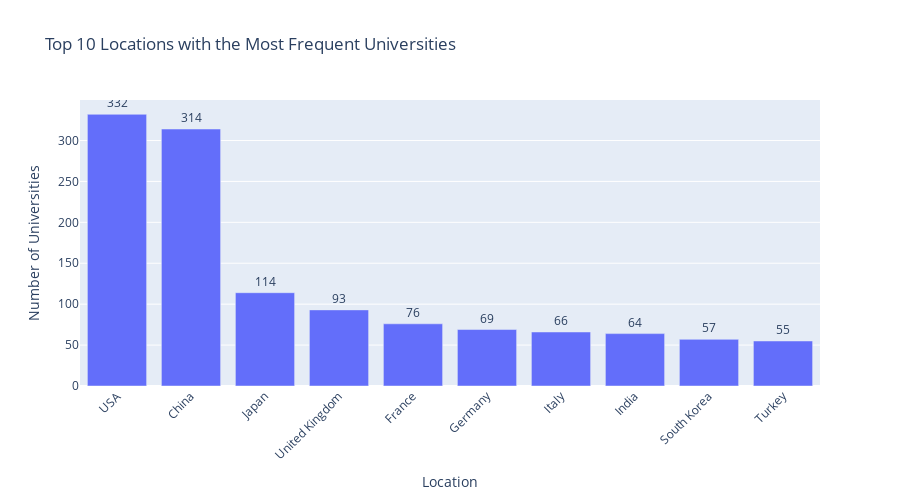

Notebook source saved alongside this figure:
### Markdown cell above
#### I. Categorical Variables:

we’ll use frequency table to understand distribution of each category
- Bar Chart (Ordinal) - Orderd
- Pie Chart (Nominal) - non Orderd

### Code cell
top_locations = df['Location'].value_counts()[:10]

# Create a DataFrame from the value counts
top_locations_df = top_locations.reset_index()
top_locations_df.columns = ['Location', 'Number of Universities']

# Create bar plot using Plotly Express
fig = px.bar(top_locations_df, x='Location', y='Number of Universities', 
             title='Top 10 Locations with the Most Frequent Universities',
             labels={'Location': 'Location', 'Number of Universities': 'Number of Universities'},
             text='Number of Universities',  # Text to display above each bar
             height=500)

# Rotate x-axis labels for better readability
fig.update_layout(xaxis_tickangle=-45)

# Adjust text position
fig.update_traces(textposition='outside')

# Show plot
fig.show()

### Figure 1 — Plotly figure (JSON) as saved in the notebook; plotly's stock layout.template omitted (floating-point values rounded to 4 significant figures)
{"data": [{"alignmentgroup": "True", "hovertemplate": "Location=%{x}<br>Number of Universities=%{text}<extra></extra>", "legendgroup": "", "marker": {"color": "#636efa", "pattern": {"shape": ""}}, "name": "", "offsetgroup": "", "orientation": "v", "showlegend": false, "text": [332, 314, 114, 93, 76, 69, 66, 64, 57, 55], "textposition": "outside", "type": "bar", "x": ["USA", "China", "Japan", "United Kingdom", "France", "Germany", "Italy", "India", "South Korea", "Turkey"], "xaxis": "x", "y": [332, 314, 114, 93, 76, 69, 66, 64, 57, 55], "yaxis": "y"}], "layout": {"barmode": "relative", "height": 500, "legend": {"tracegroupgap": 0}, "title": {"text": "Top 10 Locations with the Most Frequent Universities"}, "xaxis": {"anchor": "y", "domain": [0, 1], "tickangle": -45, "title": {"text": "Location"}}, "yaxis": {"anchor": "x", "domain": [0, 1], "title": {"text": "Number of Universities"}}}}
